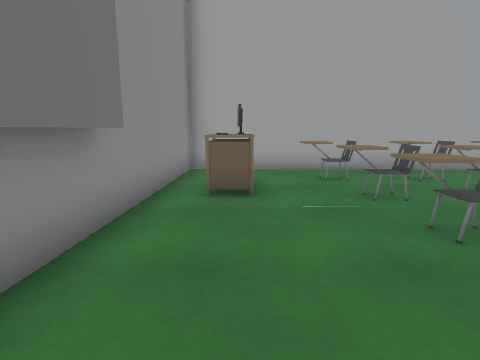
view 1 (above)

24 first-person views from a walk through a Unity game level. The camera is 1.3 m above the floor, tilts 10° down and sees 80° across. The floor is counted in squares, 1 m on a side. Each view is taken from the middle of a square. On the plan, view 1 faces up. The plan holds only what a view shows up to about 13 squares ahead; the rest is blank. The place goes on beyond the plan. The player character is not drawn. Some surface patterns are stand-ins.

view 2
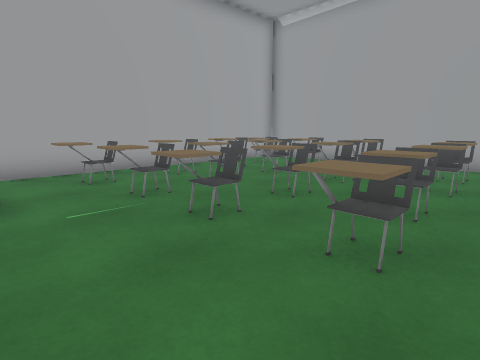

view 3
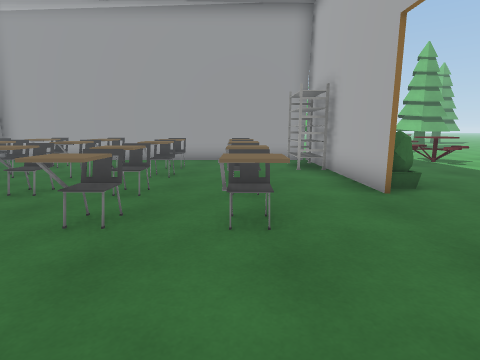

view 4
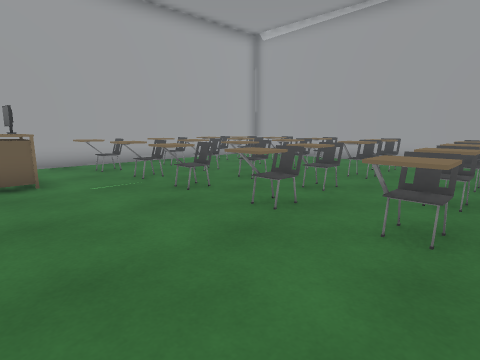

view 5
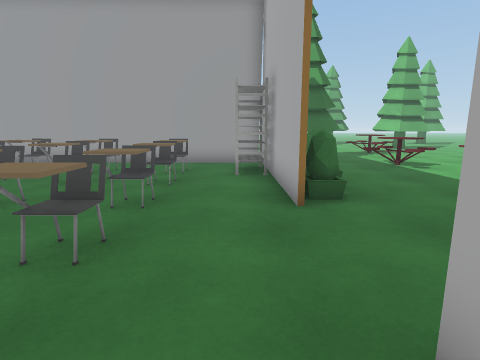

view 6
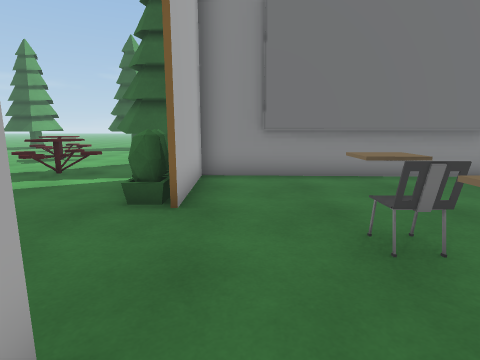

view 7
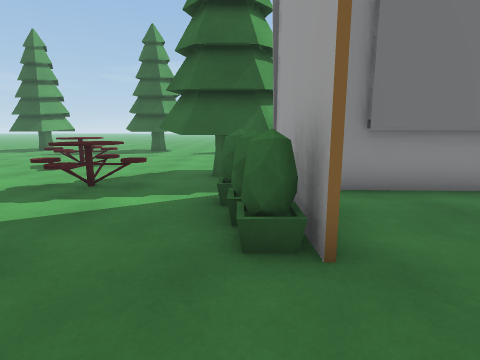

view 8
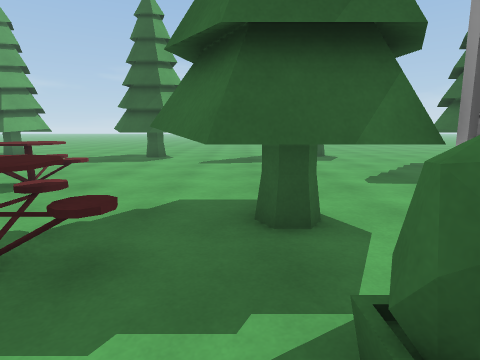

view 9
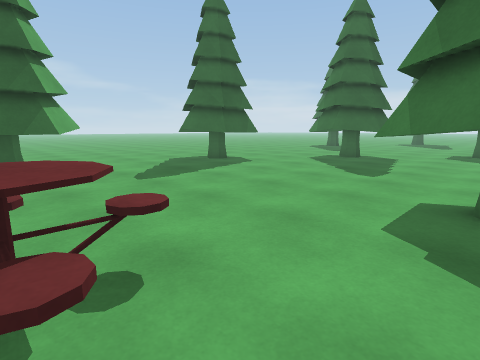

view 10
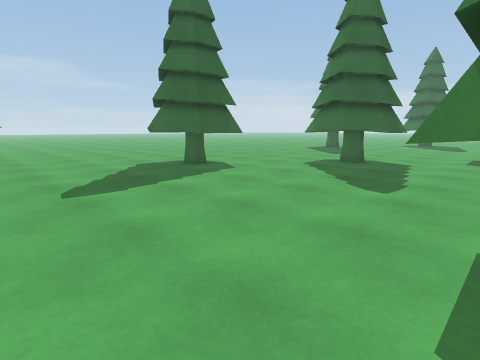

view 11
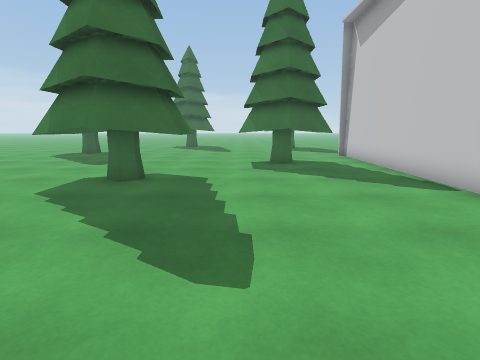

view 12
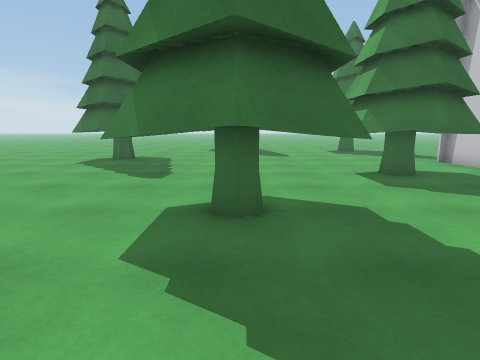

view 13
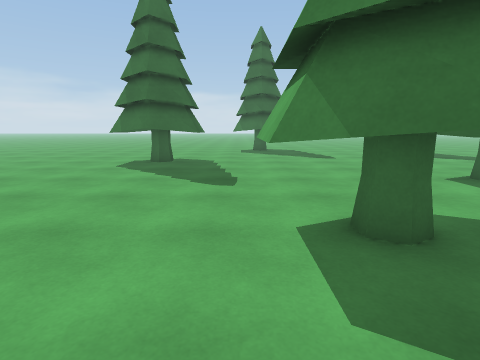

view 14
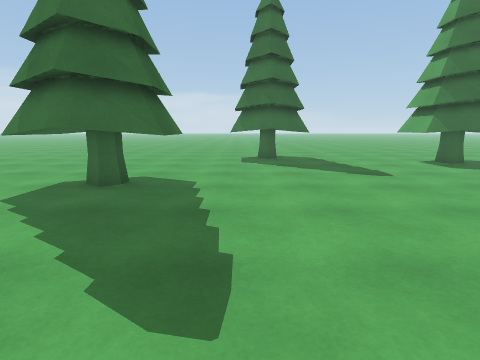

view 15
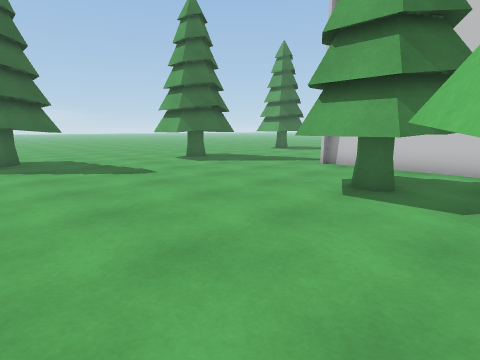

view 16
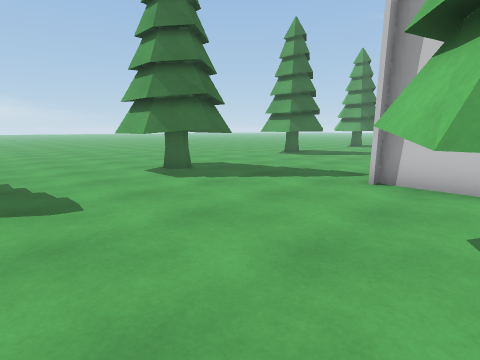

view 17
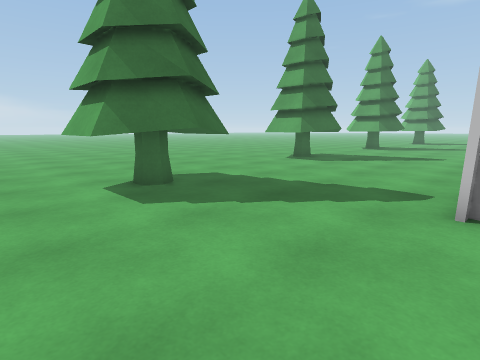

view 18
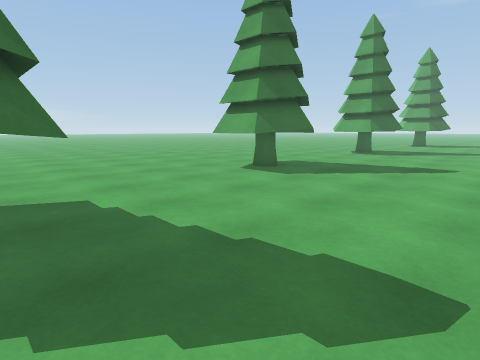

view 19
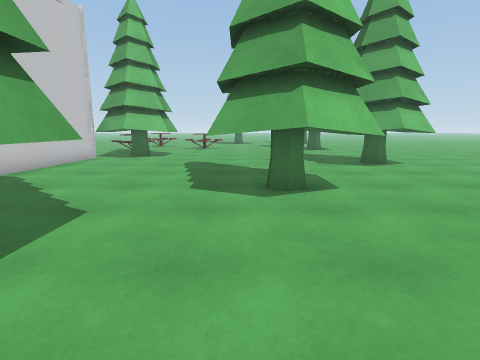

view 20
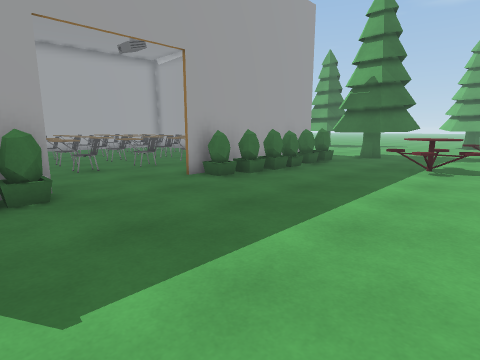

view 21
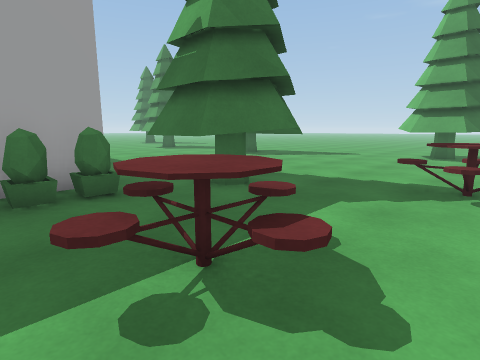

view 22
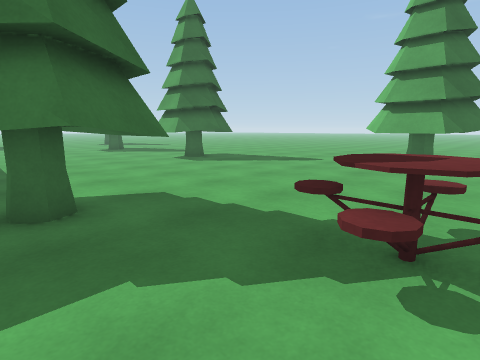

view 23
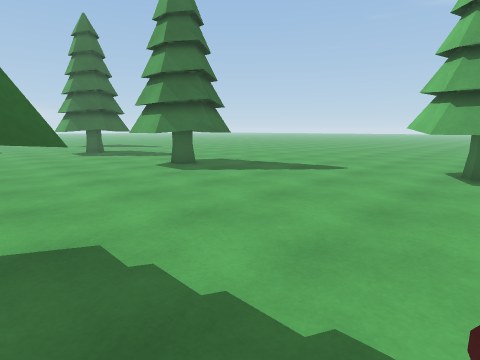

view 24
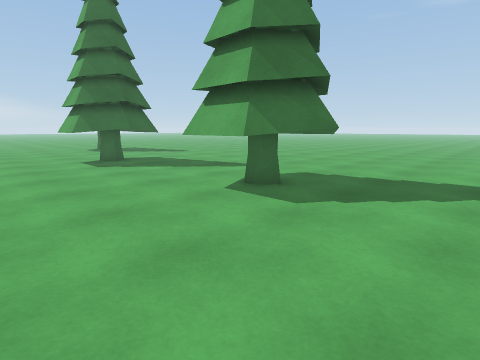

### Floor plan
Key: @ floor where view 1 was taken; # wall or solid block; . floor; O other object.
Columns run from 16 left of view 1 to 26 right of it. Each row starts with its distance up from view 1.
 15 .....O.....OOOO......OO....
 14 ...........OOO..............
 13 . ...........................
 12 O O..........................
 11 OOO..........................    ...
 10 OOO..................            ...
  9 OO............##############     ..OO
  8 ..........OO .#...OOOOOOOO.#     ..OOOO
  7 .........OOOO.#OO.OOOOOO.O.#     ...OOO.
  6 .........OOOO.#OO.OOOO.OOO.#    .........
  5 .........OOOO.#...OO.OOOOO.#    .........
  4 .....OOO......#...OOOOOO.O.#    .........
  3 ....OOOOO.....#...OOOOOOOO.#    ...........
  2  ...OOOOO.....#............#    ....OO O...
  1 .....OOO......#...OOOO.OOO.#  . ....OO O...
  0 ..O...........#.@..........#  . ....OOOO...
 -1 OOOO..........#...OOOOOO.O.#  .......OO....
 -2 OOOO..........#............#  .............
 -3 OOOO........O.#.........OOO#. .............
 -4 .OO........OOO####...#######.  ............
 -5 ..........OOOOOOOO....OOOOOOOOOO...........
 -6 ..........OOOOO.............OOOO.........O.
 -7 ...........OOO..............OOOO.......OOO
 -8 ..O..........OO...........OO..O........OOO
 -9   OOO.......OOOO.........OOOO...O......OOOO
-10   OOO....OO...O. .........OO...OOO......OO
-11   OOO...OOOO..  . .....  .......O...

Where each view was taken, in squares from view 1:
view 1: 0 up, 0 right, facing up
view 2: 0 up, 0 right, facing up-right
view 3: 1 down, 1 left, facing right
view 4: 2 down, 1 left, facing up-right
view 5: 3 down, 0 right, facing right
view 6: 3 down, 6 right, facing left
view 7: 5 down, 4 right, facing left
view 8: 6 down, 0 right, facing left
view 9: 11 down, 4 left, facing up-left
view 10: 9 down, 5 left, facing up-left
view 11: 5 down, 7 left, facing up
view 12: 2 down, 10 left, facing up
view 13: 1 down, 12 left, facing up
view 14: 4 up, 12 left, facing up
view 15: 4 up, 12 left, facing up-right
view 16: 7 up, 9 left, facing up-right
view 17: 9 up, 7 left, facing up-right
view 18: 10 up, 3 left, facing up-right
view 19: 9 up, 9 left, facing down
view 20: 11 down, 0 right, facing up-right
view 21: 11 down, 9 right, facing up-right
view 22: 11 down, 13 right, facing up-right
view 23: 9 down, 15 right, facing up-right
view 24: 4 down, 16 right, facing up-right
